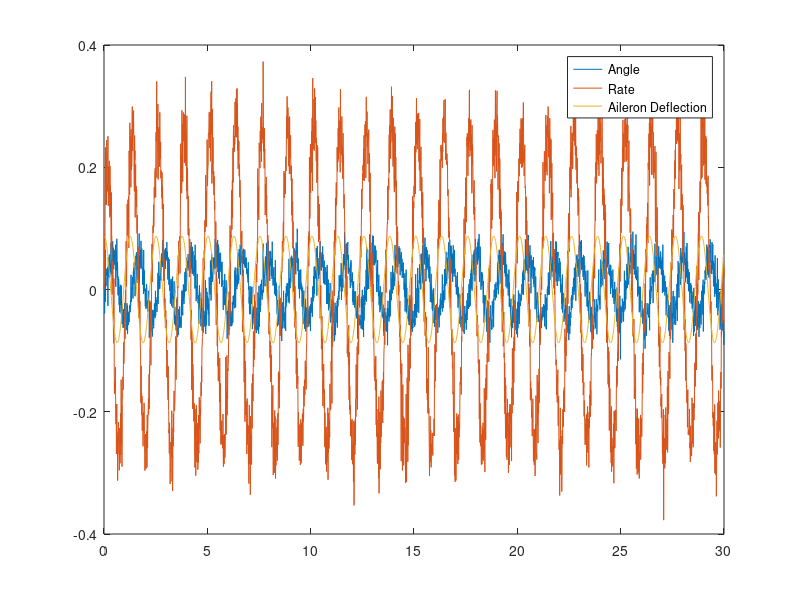

MATLAB code for this plot: (Note: this script raises an error after producing the figure.)
% Parameter Estimation (EKF)
% Lloyd Strohl
% 09/05/18
% 
% %%%%%%%%%%%%%%%%%%%%%%%%%%%%%%%%%%%%%%%%%%%%%%%%%%%%%%%%%%%%%%%%%%%%%%%%

clear
close all

% data read
data = csvread('roll_data_test.csv');
phi = data(:,1);
p = data(:,2);
da = data(:,3);
Ts = .01; % sample time (100 Hz)
t = [Ts:Ts:length(p)*Ts];

figure('Name','Data')
plot(t,phi,t,p,t,da)
legend('Angle','Rate','Aileron Deflection')

%% Kalman Filter

% model
Lp = -50;
Lda = 70;

f = @RollMotionSE; % state transition function
h = @RollMotionME; % measurement function
J = @jaccsd;
P = eye(4); % prediction error estimate
Q = [0 0 0    0   ;...
     0 0 0    0   ;...
     0 0 0.0 0   ;...
     0 0 0    0.0];% process noise covariance
R = [.0001,0;0,.0001]; % measurement noise covariance
z = [phi';p']; % observations
x = zeros(4,size(phi,1)); % state estimate
x(:,1) = [0;0;Lp;Lda];
K = zeros(4,size(phi,1));

for k = 2:length(p)
    [x(:,k),P] = EKF_Generic(f,h,J,R,Q,z(:,k-1),x(:,k-1),da(k-1),P,Ts);
end





RMSE = mean((p-x(2,:)').^2);

estLp = x(3,end);
estLda = x(4,end);

fprintf('RMSE: %.4f (rad/s)\n',RMSE)
fprintf('Lp: %.2f    Lda: %.2f\n',estLp,estLda)
figure('Name','Roll Rate')
title('Roll Rate')
plot(t,x(2,:),t,p)
legend('Estimate','Measured')

figure('Name','Role Angle')
title('Roll Angle')
plot(t,x(1,:),t,phi)
legend('Estimate','Measured')

figure('Name','Parameters')
title('Parameters')
plot(t,x(3,:),t,x(4,:))
legend('Lp','Lda')

% Comparison
load('params')
params.EKF = [x(3,:);x(4,:)];
save('params','params')

